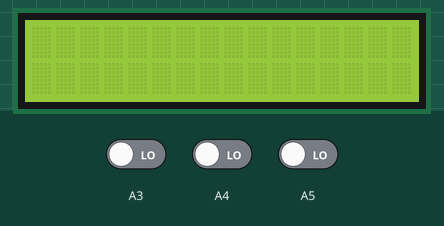
Simulated run of this sketch. Board: Arduino Uno, built with avr-gcc and run on an emulated ATmega328P. On the bench: 16×2 character LCD. The test bench sets the inputs (shaded band); at power-on: A3 LOW, A4 LOW, A5 LOW.

Above: at 1.2 s.
1.3 s: A3 driven HIGH
5.5 s: A3 driven LOW
Timing chart, 0 to 8.5 s (numbered marks = the images above; inputs shaded):
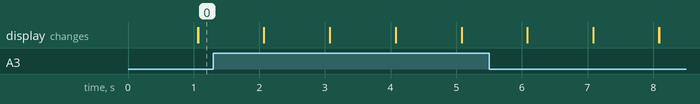

The sketch:

lcd.ino
```cpp
#include <LiquidCrystal.h>

LiquidCrystal lcd(12, 11, 5, 4, 3, 2);

void setup() {
  pinMode(A3, INPUT);
  pinMode(A4, INPUT);
  pinMode(A5, INPUT);
  lcd.begin(16, 2);
}

void loop() {
  lcd.clear();
  delay(1000);

  int b = digitalRead(A3);
  int a = digitalRead(A4);
  int c = digitalRead(A5);

  if (b == HIGH) {
    lcd.print("Tank is full");
  } else {
    lcd.print("Low");
  }


}
```
